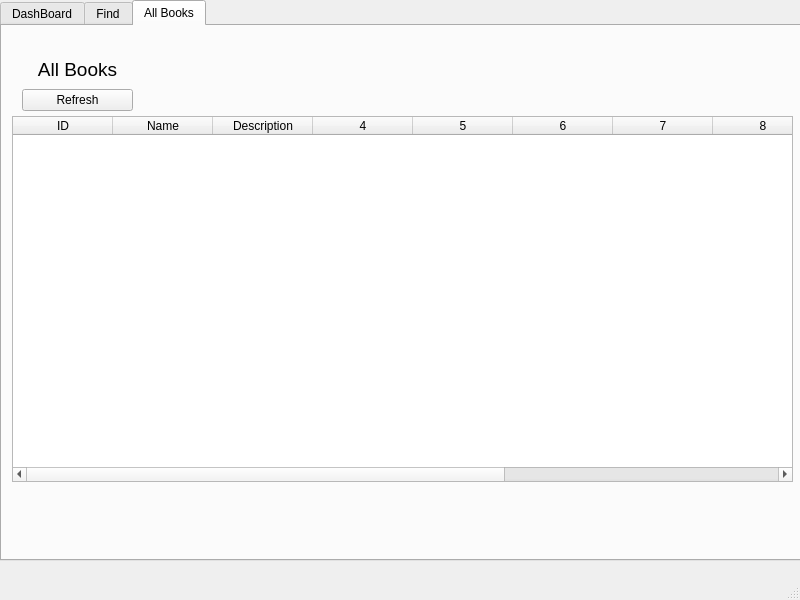
<?xml version="1.0" encoding="UTF-8"?>
<ui version="4.0">
 <class>MainWindow</class>
 <widget class="QMainWindow" name="MainWindow">
  <property name="geometry">
   <rect>
    <x>0</x>
    <y>0</y>
    <width>800</width>
    <height>600</height>
   </rect>
  </property>
  <property name="windowTitle">
   <string>MainWindow</string>
  </property>
  <widget class="QWidget" name="centralwidget">
   <widget class="QTabWidget" name="tabWidget">
    <property name="geometry">
     <rect>
      <x>0</x>
      <y>0</y>
      <width>801</width>
      <height>561</height>
     </rect>
    </property>
    <property name="currentIndex">
     <number>2</number>
    </property>
    <widget class="QWidget" name="Dash_tab">
     <attribute name="title">
      <string>DashBoard</string>
     </attribute>
     <widget class="QSplitter" name="splitter_2">
      <property name="geometry">
       <rect>
        <x>20</x>
        <y>10</y>
        <width>80</width>
        <height>69</height>
       </rect>
      </property>
      <property name="orientation">
       <enum>Qt::Vertical</enum>
      </property>
      <widget class="QLabel" name="label">
       <property name="font">
        <font>
         <pointsize>14</pointsize>
        </font>
       </property>
       <property name="text">
        <string>Actions</string>
       </property>
       <property name="alignment">
        <set>Qt::AlignCenter</set>
       </property>
      </widget>
      <widget class="QPushButton" name="btn_new_bok">
       <property name="text">
        <string>New Book</string>
       </property>
      </widget>
      <widget class="QLabel" name="label_2">
       <property name="font">
        <font>
         <pointsize>14</pointsize>
        </font>
       </property>
       <property name="text">
        <string>Books</string>
       </property>
       <property name="alignment">
        <set>Qt::AlignCenter</set>
       </property>
      </widget>
     </widget>
     <widget class="QWidget" name="">
      <property name="geometry">
       <rect>
        <x>20</x>
        <y>100</y>
        <width>731</width>
        <height>421</height>
       </rect>
      </property>
      <layout class="QHBoxLayout" name="horizontalLayout_3">
       <item>
        <layout class="QVBoxLayout" name="verticalLayout_2">
         <item>
          <widget class="QLabel" name="label_3">
           <property name="font">
            <font>
             <pointsize>14</pointsize>
            </font>
           </property>
           <property name="text">
            <string>Issued Books</string>
           </property>
           <property name="alignment">
            <set>Qt::AlignCenter</set>
           </property>
          </widget>
         </item>
         <item>
          <layout class="QHBoxLayout" name="horizontalLayout">
           <item>
            <widget class="QTableWidget" name="issued_table">
             <property name="columnCount">
              <number>11</number>
             </property>
             <column>
              <property name="text">
               <string>ID</string>
              </property>
              <property name="textAlignment">
               <set>AlignCenter</set>
              </property>
             </column>
             <column>
              <property name="text">
               <string>Name</string>
              </property>
              <property name="textAlignment">
               <set>AlignCenter</set>
              </property>
             </column>
             <column>
              <property name="text">
               <string>Description</string>
              </property>
              <property name="textAlignment">
               <set>AlignCenter</set>
              </property>
             </column>
             <column/>
             <column/>
             <column/>
             <column/>
             <column/>
             <column/>
             <column/>
             <column/>
            </widget>
           </item>
           <item>
            <widget class="QSplitter" name="splitter">
             <property name="orientation">
              <enum>Qt::Vertical</enum>
             </property>
             <widget class="QWidget" name="">
              <layout class="QVBoxLayout" name="verticalLayout">
               <item>
                <widget class="QPushButton" name="btn_add_iss">
                 <property name="text">
                  <string>Add</string>
                 </property>
                </widget>
               </item>
               <item>
                <widget class="QPushButton" name="btn_delete_iss">
                 <property name="text">
                  <string>Delete</string>
                 </property>
                </widget>
               </item>
               <item>
                <widget class="QPushButton" name="btn_ref_iss">
                 <property name="text">
                  <string>Refresh</string>
                 </property>
                </widget>
               </item>
               <item>
                <spacer name="verticalSpacer">
                 <property name="orientation">
                  <enum>Qt::Vertical</enum>
                 </property>
                 <property name="sizeHint" stdset="0">
                  <size>
                   <width>20</width>
                   <height>108</height>
                  </size>
                 </property>
                </spacer>
               </item>
              </layout>
             </widget>
            </widget>
           </item>
          </layout>
         </item>
        </layout>
       </item>
       <item>
        <layout class="QVBoxLayout" name="verticalLayout_4">
         <item>
          <widget class="QLabel" name="label_4">
           <property name="font">
            <font>
             <pointsize>14</pointsize>
            </font>
           </property>
           <property name="text">
            <string>Unissued Books</string>
           </property>
           <property name="alignment">
            <set>Qt::AlignCenter</set>
           </property>
          </widget>
         </item>
         <item>
          <layout class="QHBoxLayout" name="horizontalLayout_2">
           <item>
            <widget class="QTableWidget" name="unissued_table">
             <property name="columnCount">
              <number>11</number>
             </property>
             <column>
              <property name="text">
               <string>ID</string>
              </property>
              <property name="textAlignment">
               <set>AlignCenter</set>
              </property>
             </column>
             <column>
              <property name="text">
               <string>Name</string>
              </property>
              <property name="textAlignment">
               <set>AlignCenter</set>
              </property>
             </column>
             <column>
              <property name="text">
               <string>Description</string>
              </property>
              <property name="textAlignment">
               <set>AlignCenter</set>
              </property>
             </column>
             <column/>
             <column/>
             <column/>
             <column/>
             <column/>
             <column/>
             <column/>
             <column/>
            </widget>
           </item>
           <item>
            <widget class="QSplitter" name="splitter_3">
             <property name="orientation">
              <enum>Qt::Vertical</enum>
             </property>
             <widget class="QWidget" name="">
              <layout class="QVBoxLayout" name="verticalLayout_3">
               <item>
                <widget class="QPushButton" name="btn_add_uni">
                 <property name="text">
                  <string>Add</string>
                 </property>
                </widget>
               </item>
               <item>
                <widget class="QPushButton" name="btn_ref_uni">
                 <property name="text">
                  <string>Refresh</string>
                 </property>
                </widget>
               </item>
               <item>
                <widget class="QPushButton" name="btn_delete_uni">
                 <property name="text">
                  <string>Delete</string>
                 </property>
                </widget>
               </item>
               <item>
                <spacer name="verticalSpacer_2">
                 <property name="orientation">
                  <enum>Qt::Vertical</enum>
                 </property>
                 <property name="sizeHint" stdset="0">
                  <size>
                   <width>20</width>
                   <height>40</height>
                  </size>
                 </property>
                </spacer>
               </item>
              </layout>
             </widget>
            </widget>
           </item>
          </layout>
         </item>
        </layout>
       </item>
      </layout>
     </widget>
    </widget>
    <widget class="QWidget" name="find_tab">
     <property name="accessibleName">
      <string/>
     </property>
     <attribute name="title">
      <string>Find</string>
     </attribute>
     <widget class="QWidget" name="">
      <property name="geometry">
       <rect>
        <x>40</x>
        <y>30</y>
        <width>761</width>
        <height>401</height>
       </rect>
      </property>
      <layout class="QVBoxLayout" name="verticalLayout_5">
       <item>
        <layout class="QHBoxLayout" name="horizontalLayout_4">
         <item>
          <widget class="QLabel" name="label_5">
           <property name="font">
            <font>
             <pointsize>14</pointsize>
            </font>
           </property>
           <property name="text">
            <string>Search by ID</string>
           </property>
           <property name="alignment">
            <set>Qt::AlignCenter</set>
           </property>
          </widget>
         </item>
         <item>
          <widget class="QLineEdit" name="id_input"/>
         </item>
         <item>
          <widget class="QPushButton" name="btn_serch">
           <property name="text">
            <string>Search</string>
           </property>
          </widget>
         </item>
        </layout>
       </item>
       <item>
        <widget class="QTableWidget" name="search_table">
         <property name="columnCount">
          <number>11</number>
         </property>
         <column>
          <property name="text">
           <string>ID</string>
          </property>
          <property name="textAlignment">
           <set>AlignCenter</set>
          </property>
         </column>
         <column>
          <property name="text">
           <string>Name</string>
          </property>
          <property name="textAlignment">
           <set>AlignCenter</set>
          </property>
         </column>
         <column>
          <property name="text">
           <string>Description</string>
          </property>
          <property name="textAlignment">
           <set>AlignCenter</set>
          </property>
         </column>
         <column/>
         <column/>
         <column/>
         <column/>
         <column/>
         <column/>
         <column/>
         <column/>
        </widget>
       </item>
      </layout>
     </widget>
    </widget>
    <widget class="QWidget" name="all_tab">
     <attribute name="title">
      <string>All Books</string>
     </attribute>
     <widget class="QTableWidget" name="all_table">
      <property name="geometry">
       <rect>
        <x>10</x>
        <y>90</y>
        <width>781</width>
        <height>366</height>
       </rect>
      </property>
      <property name="columnCount">
       <number>11</number>
      </property>
      <column>
       <property name="text">
        <string>ID</string>
       </property>
       <property name="textAlignment">
        <set>AlignCenter</set>
       </property>
      </column>
      <column>
       <property name="text">
        <string>Name</string>
       </property>
       <property name="textAlignment">
        <set>AlignCenter</set>
       </property>
      </column>
      <column>
       <property name="text">
        <string>Description</string>
       </property>
       <property name="textAlignment">
        <set>AlignCenter</set>
       </property>
      </column>
      <column/>
      <column/>
      <column/>
      <column/>
      <column/>
      <column/>
      <column/>
      <column/>
     </widget>
     <widget class="QWidget" name="">
      <property name="geometry">
       <rect>
        <x>20</x>
        <y>30</y>
        <width>111</width>
        <height>55</height>
       </rect>
      </property>
      <layout class="QVBoxLayout" name="verticalLayout_6">
       <item>
        <widget class="QLabel" name="label_6">
         <property name="font">
          <font>
           <pointsize>14</pointsize>
          </font>
         </property>
         <property name="text">
          <string>All Books</string>
         </property>
         <property name="alignment">
          <set>Qt::AlignCenter</set>
         </property>
        </widget>
       </item>
       <item>
        <widget class="QPushButton" name="btn_ref">
         <property name="text">
          <string>Refresh</string>
         </property>
        </widget>
       </item>
      </layout>
     </widget>
    </widget>
   </widget>
  </widget>
  <widget class="QMenuBar" name="menubar">
   <property name="geometry">
    <rect>
     <x>0</x>
     <y>0</y>
     <width>800</width>
     <height>22</height>
    </rect>
   </property>
  </widget>
  <widget class="QStatusBar" name="statusbar"/>
 </widget>
 <resources/>
 <connections/>
</ui>
